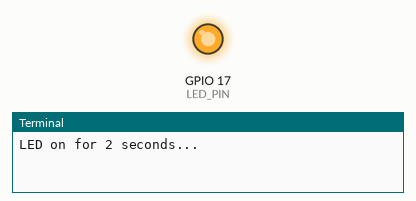
Recording of a program running on a simulated Raspberry Pi (BCM pin numbers). Shown: output pins drawn as LEDs (lit = HIGH), the last lines printed to the terminal. At 2.0 s the program stops and its outputs stay as they are.

Above: at 0.1 s.
At 2.1 s:
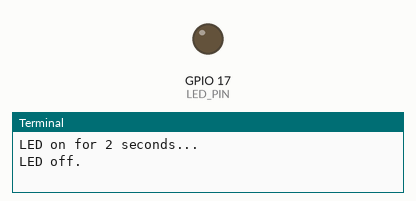
Timing chart, 0 to 3.5 s (numbered marks = the images above):
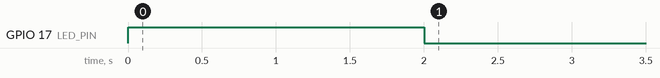

The program:

led_on_off.py
```python
import RPi.GPIO as GPIO
import time

GPIO.setmode(GPIO.BCM)

LED_PIN = 17

GPIO.setup(LED_PIN, GPIO.OUT)

print("LED on for 2 seconds...")
GPIO.output(LED_PIN, GPIO.HIGH)
time.sleep(2)

print("LED off.")
GPIO.output(LED_PIN, GPIO.LOW)

GPIO.cleanup()
```

Measured:
- by itself, GPIO 17 (LED_PIN): LOW → HIGH at 0.00 s, → LOW 2.0 s later
